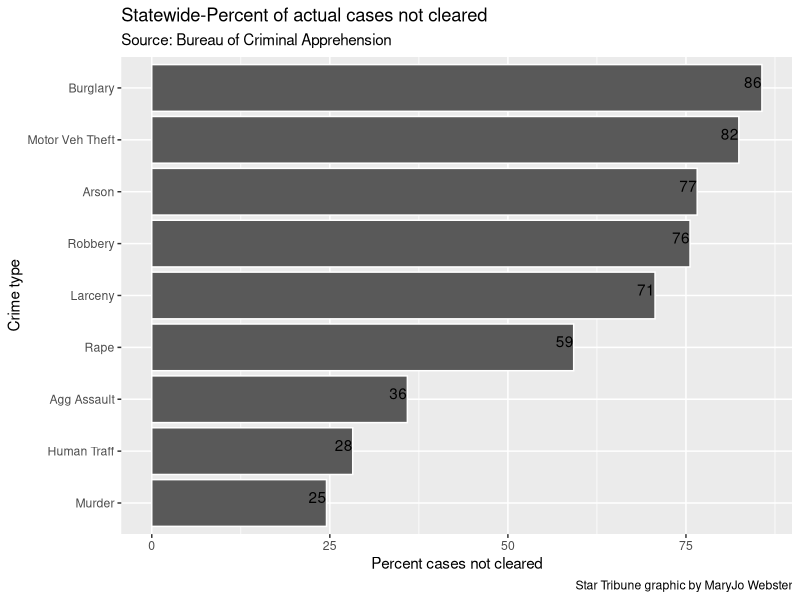
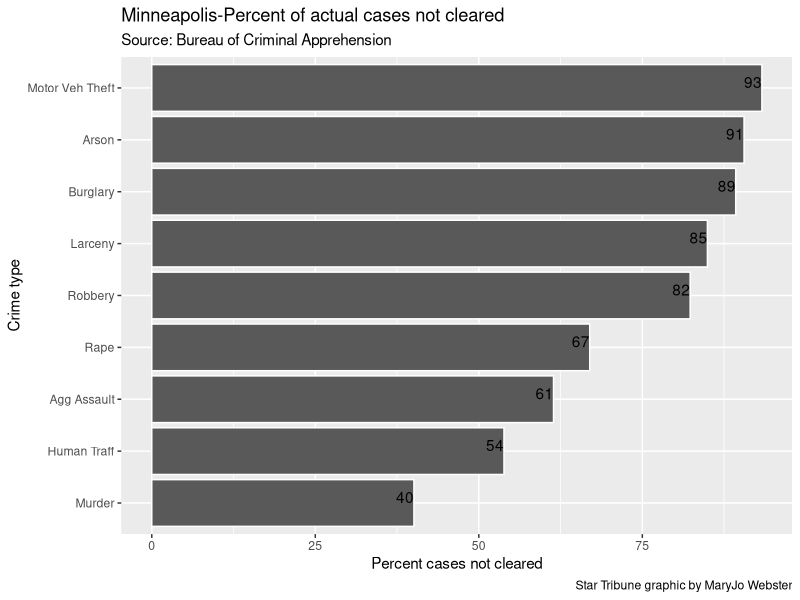
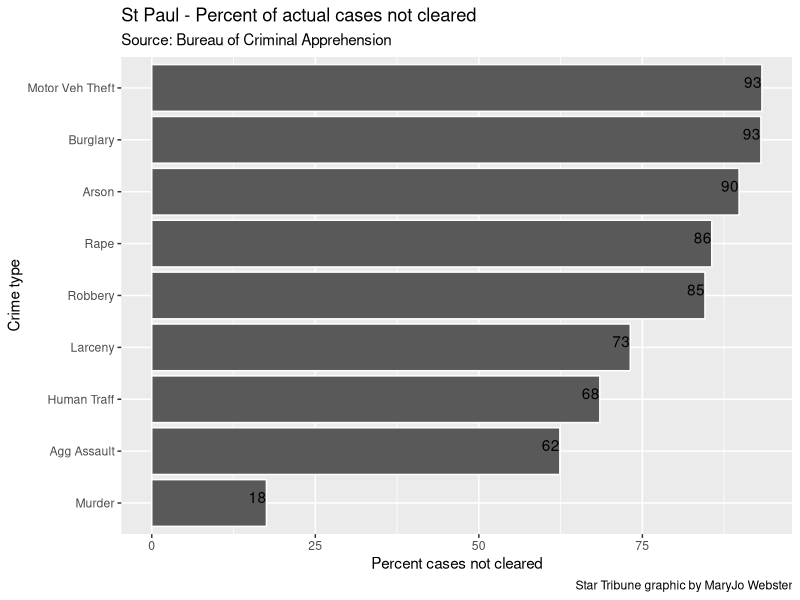

Here is the R script that generated these plots, in order:
## ---- chunk 1

#Data Source: MInnesota Bureau of Criminal Apprehension
#Requested summary data on all "major crimes" reported by each MN law enforcement agency
#timeframe: 2010 to 2016
#this data was requested at the start of the Denied Justice work; 2017 wasn't yet available
#Crimes included: murder, rape, robbery, aggrevated assault, human trafficking, burglary, larceny, motor vehicle theft and arson
#For each crime, data shows: number of incidents reported, number deemed unfounded, "actual" (total reported minus unfounded) and the number cleared
#Cleared cases could be from any year; they are listed in the year they are cleared



# load required packages
library(readr)
library(dplyr)
library(ggplot2)
library(lubridate)

#load data
bca_original <- read_csv("BCA_majorcrimes.csv")

#check that we have all the years we wanted
bca_original %>%
  group_by(ReportingYear)%>%
  summarise(count= n())
## ---- chunk 2
#populate the "report fields" -- report= actual+unfounded
bca_original <- bca_original %>%
  select(1:31)%>%
  mutate(Reported_Murder=Unf_Murder+Actual_Murder)%>%
   mutate(Reported_Rape=Unf_Rape+Actual_Rape)%>%
   mutate(Reported_Robbery=Unf_Robbery+Actual_Robbery)%>%
   mutate(Reported_AggAssault=Unf_AggAssault+Actual_AggAssault)%>%
   mutate(Reported_HumanTraff=Unf_HumanTraff+Actual_HumanTraff)%>%
   mutate(Reported_Burglary=Unf_Burglary+Actual_Burglary)%>%
  mutate(Reported_Larceny=Unf_Larceny+Actual_Larceny)%>%
   mutate(Reported_MotorVehTheft=Unf_MotorVehTheft+Actual_MotorVehTheft)%>%
   mutate(Reported_Arson=Unf_Arson+Actual_Arson)

## ---- chunk 3



#split out each crime into separate dataframes; including the first four columns for each
#rename columns in each
murder <- select(bca_original, 1:4, 5, 14,23,32)%>% mutate(crimetype="Murder")

names(murder)[names(murder)=="Unf_Murder"] <- "unfounded"
names(murder)[names(murder)=="Actual_Murder"] <- "actual"
names(murder)[names(murder)=="Cleared_Murder"] <- "cleared"
names(murder)[names(murder)=="Reported_Murder"] <- "reported"



rape <- select(bca_original, 1:4, 6,15,24,33)%>% mutate(crimetype="Rape")

names(rape)[names(rape)=="Unf_Rape"] <- "unfounded"
names(rape)[names(rape)=="Actual_Rape"] <- "actual"
names(rape)[names(rape)=="Cleared_Rape"] <- "cleared"
names(rape)[names(rape)=="Reported_Rape"] <- "reported"


robbery <- select(bca_original, 1:4, 7,16,25,34)%>% mutate(crimetype="Robbery")

names(robbery)[names(robbery)=="Unf_Robbery"] <- "unfounded"
names(robbery)[names(robbery)=="Actual_Robbery"] <- "actual"
names(robbery)[names(robbery)=="Cleared_Robbery"] <- "cleared"
names(robbery)[names(robbery)=="Reported_Robbery"] <- "reported"


aggassault <- select(bca_original, 1:4, 8,17,26,35)%>% mutate(crimetype="Agg Assault")


names(aggassault)[names(aggassault)=="Unf_AggAssault"] <- "unfounded"
names(aggassault)[names(aggassault)=="Actual_AggAssault"] <- "actual"
names(aggassault)[names(aggassault)=="Cleared_AggAssault"] <- "cleared"
names(aggassault)[names(aggassault)=="Reported_AggAssault"] <- "reported"


humantraff <- select(bca_original, 1:4, 9,18,27,36)%>% mutate(crimetype="Human Traff")

names(humantraff)[names(humantraff)=="Unf_HumanTraff"] <- "unfounded"
names(humantraff)[names(humantraff)=="Actual_HumanTraff"] <- "actual"
names(humantraff)[names(humantraff)=="Cleared_HumanTraff"] <- "cleared"
names(humantraff)[names(humantraff)=="Reported_HumanTraff"] <- "reported"


burglary <- select(bca_original, 1:4, 10,19,28,37)%>% mutate(crimetype="Burglary")

names(burglary)[names(burglary)=="Unf_Burglary"] <- "unfounded"
names(burglary)[names(burglary)=="Actual_Burglary"] <- "actual"
names(burglary)[names(burglary)=="Cleared_Burglary"] <- "cleared"
names(burglary)[names(burglary)=="Reported_Burglary"] <- "reported"


larceny <- select(bca_original, 1:4, 11,20,29,38)%>% mutate(crimetype="Larceny")

names(larceny)[names(larceny)=="Unf_Larceny"] <- "unfounded"
names(larceny)[names(larceny)=="Actual_Larceny"] <- "actual"
names(larceny)[names(larceny)=="Cleared_Larceny"] <- "cleared"
names(larceny)[names(larceny)=="Reported_Larceny"] <- "reported"


motorvehtheft <- select(bca_original, 1:4, 12,21,30,39)%>% mutate(crimetype="Motor Veh Theft")

names(motorvehtheft)[names(motorvehtheft)=="Unf_MotorVehTheft"] <- "unfounded"
names(motorvehtheft)[names(motorvehtheft)=="Actual_MotorVehTheft"] <- "actual"
names(motorvehtheft)[names(motorvehtheft)=="Cleared_MotorVehTheft"] <- "cleared"
names(motorvehtheft)[names(motorvehtheft)=="Reported_MotorVehTheft"] <- "reported"


arson <- select(bca_original, 1:4, 13,22,31,40)%>% mutate(crimetype="Arson")

names(arson)[names(arson)=="Unf_Arson"] <- "unfounded"
names(arson)[names(arson)=="Actual_Arson"] <- "actual"
names(arson)[names(arson)=="Cleared_Arson"] <- "cleared"
names(arson)[names(arson)=="Reported_Arson"] <- "reported"


#merge rows together 

crimes <- rbind(murder,rape, robbery, motorvehtheft, larceny, humantraff, burglary, arson, aggassault)



#collapse years 
crimes_allyrs <- crimes %>% group_by(AgencyORI, AgencyLongName, CountyName, crimetype)%>%
  summarise(unf=sum(unfounded), act=sum(actual), clear=sum(cleared), report=sum(reported))

#remove uneeded data frames from environment
rm(murder)
rm(rape)
rm(robbery)
rm(aggassault)
rm(humantraff)
rm(larceny)
rm(motorvehtheft)
rm(arson)
rm(burglary)




## ---- chunk 4
#calculate clearance rate -- cleared/actual
#caclulate nothing_count - number of reports where it wasn't cleared (includes unfoundeds)
#calculate nothing_rate - percent of reports where it was deemed unfounded or it wasn't cleared
#notclear_rate is the opposite of clearance rate - how many cases were not cleared (doesn't count unfoundeds)
crimes_allyrs <- crimes_allyrs %>% mutate(clear_rate = (clear/act)*100)%>%
  mutate(nothing_count = report-clear)%>%
  mutate(nothing_rate = (nothing_count/report)*100)%>%
  mutate(notcleared = act-clear) %>%
  mutate(notclear_rate =((act-clear)/act)*100) #ignores unfoundeds

#agencies with 50 or more rapes over all the years, sorted by their not cleared rate
crimes_allyrs %>% 
  filter(crimetype=="Rape", report>=50)%>%
  select(AgencyLongName, report, unf, notclear_rate,nothing_rate)%>% 
  arrange(desc(notclear_rate))
## ---- chunk 5
#get a statewide summary for each crime type

statewide <- crimes_allyrs %>%
  group_by(crimetype)%>%
  summarise(unf_a=sum(unf), act_a=sum(act), clear_a=sum(clear), report_a=sum(report), notclear= sum(notcleared))%>%
  mutate(notclearrt = (notclear/act_a)*100)%>%
  arrange(desc(notclearrt))

print(statewide)
## ---- chunk 6

#set the order of the bars (the crime types) based on the value field
statewide$crimetype <- factor(statewide$crimetype, levels = statewide$crimetype[order(statewide$notclearrt)])

#create a chart showing statewide "not cleared" rates for each crime type (all years)
state_chart1 <- ggplot(statewide, aes(x=crimetype, y=notclearrt))+
  geom_bar(stat = "identity", color = "white") +
  coord_flip() +
  geom_text(
    aes(label = round(notclearrt,0), hjust=1),
    position = "identity",
    vjust = 0)+
  labs(title = "Statewide-Percent of actual cases not cleared", 
       subtitle = "Source: Bureau of Criminal Apprehension",
       caption = "Star Tribune graphic by MaryJo Webster",
       x="Crime type",
       y="Percent cases not cleared")
  
plot(state_chart1) 
## ---- chunk 7
#minneapolis- not cleared rates for each crime type (across all years)

crimes_allyrs %>%
  filter(AgencyLongName=="Minneapolis Police Dept")%>%
  select(crimetype, notclear_rate, nothing_rate)%>%
  arrange(desc(nothing_rate))
## ---- chunk 8
mpls_chart_data <- crimes_allyrs %>%
  filter(AgencyLongName=="Minneapolis Police Dept")%>%
  select(crimetype, notclear_rate, nothing_rate)%>%
  arrange(desc(nothing_rate))

#set the order of the bars (the crime types) based on the value field
mpls_chart_data$crimetype <- factor(mpls_chart_data$crimetype, levels = mpls_chart_data$crimetype[order(mpls_chart_data$notclear_rate)])

#create a chart for Minneapolis
mpls_chart1 <- ggplot(mpls_chart_data, aes(x=crimetype, y=notclear_rate))+
  geom_bar(stat = "identity", color = "white") +
  coord_flip() +
  geom_text(
    aes(label = round(notclear_rate,0), hjust=1),
    position = "identity",
    vjust = 0)+
  labs(title = "Minneapolis-Percent of actual cases not cleared", 
       subtitle = "Source: Bureau of Criminal Apprehension",
       caption = "Star Tribune graphic by MaryJo Webster",
       x="Crime type",
       y="Percent cases not cleared")
  
plot(mpls_chart1) 
## ---- chunk 9

#st paul
crimes_allyrs %>%
  filter(AgencyLongName=="St Paul Police Dept")%>%
  select(crimetype, notclear_rate, nothing_rate)%>%
  arrange(desc(nothing_rate))
## ---- chunk 10
stpaul_chart_data <- crimes_allyrs %>%
  filter(AgencyLongName=="St Paul Police Dept")%>%
  select(crimetype, notclear_rate, nothing_rate)%>%
  arrange(desc(nothing_rate))

#set the order of the bars (the crime types) based on the value field
stpaul_chart_data$crimetype <- factor(stpaul_chart_data$crimetype, levels = stpaul_chart_data$crimetype[order(stpaul_chart_data$notclear_rate)])


stpaul_chart1 <- ggplot(stpaul_chart_data, aes(x=crimetype, y=notclear_rate))+
  geom_bar(stat = "identity", color = "white") +
  coord_flip() +
  geom_text(
    aes(label = round(notclear_rate,0), hjust=1),
    position = "identity",
    vjust = 0)+
  labs(title = "St Paul - Percent of actual cases not cleared", 
       subtitle = "Source: Bureau of Criminal Apprehension",
       caption = "Star Tribune graphic by MaryJo Webster",
       x="Crime type",
       y="Percent cases not cleared")
  
plot(stpaul_chart1) 
## ---- chunk 11
#the top agencies, by number of reported rapes, across all years
crimes_allyrs %>% 
  filter(crimetype=="Rape")%>%
  select(AgencyLongName, report, act, clear, unf)%>% 
  arrange(desc(report))
  
## ---- chunk 12
#average number of rapes reported per year
crimes%>%
  filter(crimetype=="Rape")%>%
  group_by(AgencyLongName)%>%
  summarise(avg=mean(actual))%>%
  arrange(desc(avg))
## ---- chunk 13
#total number of rapes reported in 2016, by agency
crimes %>%
  filter(crimetype=="Rape", ReportingYear=="2016")%>%
  select(AgencyLongName, ReportingYear, reported)%>%
  arrange(desc(reported))
## ---- chunk 14
#total number of actual cases by crime type (all years)
crimes_allyrs%>%
  group_by(crimetype)%>%
  summarise(sum=sum(act)) %>% 
  arrange(desc(sum))
## ---- chunk 15
#total number of rapes reported in 2016 (and deemed actual)
crimes%>%
  filter(crimetype=="Rape", ReportingYear=="2016")%>%
  summarise(sum=sum(actual))
## ---- chunk 16
crimes%>%
  filter(crimetype=="Rape")%>%
  group_by(ReportingYear) %>% 
  summarise(sum=sum(actual))
## ---- chunk 17
crimes%>%filter(ReportingYear=="2016")%>%group_by(crimetype)%>%summarise(rept=sum(actual)) %>% arrange(desc(rept))
## ---- chunk 18
clear_rates <- crimes%>%filter(ReportingYear=="2016")%>%group_by(crimetype)%>%summarise(cleared=sum(cleared), rept=sum(actual))
write.csv(clear_rates, "clear_rates_mn.csv")

clear_rates_15  <- crimes%>%filter(ReportingYear=="2015")%>%group_by(crimetype)%>%summarise(cleared=sum(cleared), rept=sum(actual))
write.csv(clear_rates_15, "clear_rates_mn_15.csv")
## ---- chunk 19
rape_statewide_rates <- crimes%>%filter(crimetype=="Rape")%>%group_by(ReportingYear)%>%summarise(unf=sum(unfounded), act=sum(actual), clr=sum(cleared), rpt=sum(reported))
write.csv(rape_statewide_rates, "rape_statewide_rate.csv")
